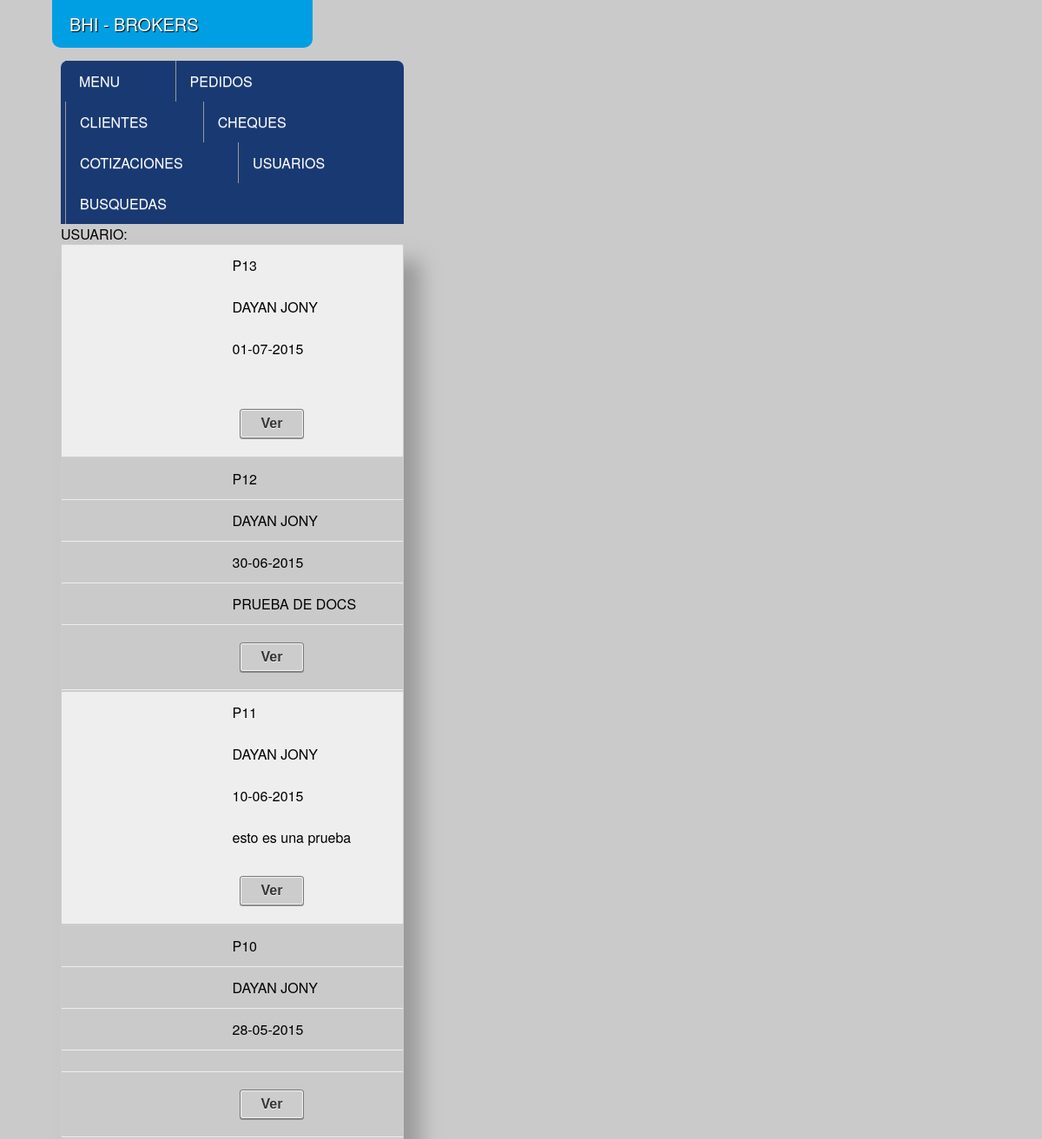
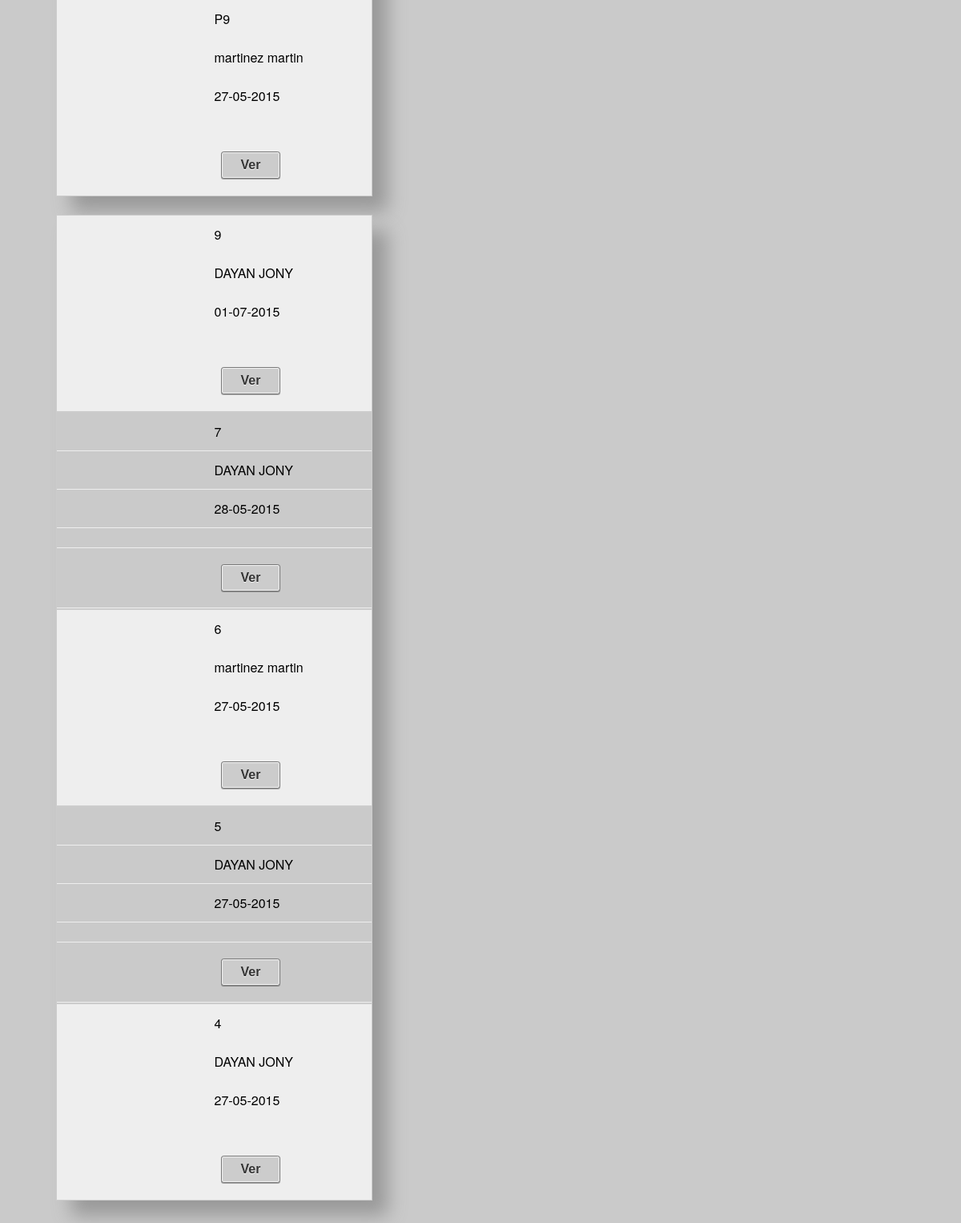
The page / on the database its author committed (2 pictures, top to bottom).
### tables this page shows
CREATE TABLE IF NOT EXISTS `presupuestos` (
  `cod_presu` int(11) NOT NULL AUTO_INCREMENT,
  `cod_cli` int(11) NOT NULL,
  `observa_presu` char(150) NOT NULL,
  `estado_presu` int(1) NOT NULL DEFAULT '1',
  `contrato` char(100) NOT NULL,
  `pi` char(100) NOT NULL,
  `po` char(100) NOT NULL,
  `fecha_alta` timestamp NOT NULL DEFAULT CURRENT_TIMESTAMP,
  PRIMARY KEY (`cod_presu`)
);

CREATE TABLE IF NOT EXISTS `clientes` (
  `cod_cli` int(11) NOT NULL AUTO_INCREMENT,
  `ape_cli` char(40) NOT NULL,
  `nom_cli` char(40) NOT NULL,
  `dni` int(8) NOT NULL,
  `cuil` int(11) NOT NULL,
  `dir_per` char(80) NOT NULL,
  `tel_per` int(20) NOT NULL,
  `tel_movil` int(24) NOT NULL,
  `cp_per` char(40) NOT NULL,
  `cuil_empre` int(11) NOT NULL,
  `dir_empre` char(150) NOT NULL,
  `tel_empre` int(20) NOT NULL,
  `cp_empre` char(40) NOT NULL,
  `int_empre` int(8) NOT NULL,
  PRIMARY KEY (`cod_cli`)
);

CREATE TABLE IF NOT EXISTS `ordenes` (
  `cod_ord` int(11) NOT NULL AUTO_INCREMENT,
  `cod_cli` int(11) NOT NULL,
  `num_unico` int(11) unsigned zerofill NOT NULL,
  `observa_ord` char(150) NOT NULL,
  `cod_presu_or` int(11) NOT NULL,
  `contrato_or` char(100) NOT NULL,
  `pi_or` char(100) NOT NULL,
  `po_or` char(100) NOT NULL,
  `fe_alt_ord` timestamp NOT NULL DEFAULT CURRENT_TIMESTAMP,
  `fe_ul_mod` timestamp NOT NULL DEFAULT '0000-00-00 00:00:00',
  `destino` varchar(10) NOT NULL,
  `estado_ord` int(1) NOT NULL DEFAULT '1',
  PRIMARY KEY (`cod_ord`)
);

### index.php (the view, shortened to what this page needs)
<?php
 $Xnombre ="";
	$db  = conecto();
	$sql = " select cod_presu, fecha_alta, observa_presu, ape_cli, nom_cli from presupuestos
		inner join clientes on presupuestos.cod_cli=clientes.cod_cli
		where presupuestos.estado_presu != 0
		 order by cod_presu DESC limit 5 ";
	$r   = mysqli_query($db, $sql);
    $db2  = conecto();
	$sql2 =" select cod_ord, fe_alt_ord, observa_ord, ape_cli, nom_cli from ordenes
		inner join clientes on ordenes.cod_cli=clientes.cod_cli
		where ordenes.estado_ord != 0
		 order by cod_ord DESC limit 5 ";
	$r2   = mysqli_query($db2, $sql2);
?>
<!DOCTYPE html>
<html>
 <head>
	<link rel="stylesheet" href="css/style.css">
    <link rel="stylesheet" type="text/css" href="css/slimmenu.css">
 </head>
<body>
	<div class="logo">BHI - BROKERS</div>
	<div id="page-wrap">
    <?php include 'menu.php'; ?>
	<p>USUARIO: <?php echo $Xnombre; ?></p>
    <table class="sombra">
		<tbody>
        <?php
			while ($arr = mysqli_fetch_array($r))
			{
		 ?>
		<tr>
			<td><?php echo "P".$num_presu = trim($arr['cod_presu']);?></td>
			<td><?php
					$ape_cli = trim($arr['ape_cli']);
					$nom_cli = trim($arr['nom_cli']);
					echo $ape_cli." ".$nom_cli;
				?>
		  </td>
				<td><div style="background-color:<?php $fecha_alta = trim($arr['fecha_alta']);
														echo $color;?>"><?php echo $fecha_alta = date("d-m-Y", strtotime($fecha_alta)); ?></div></td>
            <td><?php
            			echo $observa_presu = trim($arr['observa_presu']);
            	?></td>
			<td><a href="<?php 	echo 'nuevopresu.php?cod='.$num_presu; ?>"><button class="button"><?php
								echo 'Ver';
							?></button></a></td>
		</tr>
        <?php
			}
 		 ?>
		</tbody>
	</table>
    <br>
    <table class="sombra">
		<tbody>
        <?php
			while ($arr2 = mysqli_fetch_array($r2))
			{
		 ?>
		<tr>
			<td><?php echo $num_presu = trim($arr2['cod_ord']);?></td>
			<td><?php
					$ape_cli = trim($arr2['ape_cli']);
					$nom_cli = trim($arr2['nom_cli']);
					echo $ape_cli." ".$nom_cli;
				?>
		  </td>
				<td><div style="background-color:<?php echo $color;?>"><?php  $fecha_alta_ord = trim($arr2['fe_alt_ord']);
				echo date("d-m-Y ", strtotime($fecha_alta_ord)); ?></div></td>
            <td><?php
            	?></td>
			<td><a href="<?php 	echo 'veoordenes.php?cod='.$num_presu; ?>"><button class="button"><?php
								echo 'Ver';
							?></button></a></td>
		</tr>
        <?php
			}
 		 ?>
		</tbody>
	</table>
    <br>
    <br>
	</div>
</body>
</html>

### menu.php (shortened to what this page needs)
<ul class="slimmenu">
        <li><a href="index.php">MENU</a></li>
         <li>
            <a href="index.php">PEDIDOS</a>
        </li>
        <li>
            <a href="cliente.php">CLIENTES</a>
        </li>
        <li>
            <a href="cheques.php">CHEQUES</a>
        </li>
        <li>
            <a href="cotiza.php">COTIZACIONES</a>
        </li>
        <li><a href="usuarios.php">USUARIOS</a></li>
        <li><a href="#">BUSQUEDAS</a>
        </li>
    </ul>

### css/style.css (style rules this page uses)
* { margin: 0; padding: 0; }
a:link { text-decoration:none; color: red; }
body { background: #cacaca; margin: 0; padding: 20px; font-family: "HelveticaNeue-Light", "Helvetica Neue Light", "Helvetica Neue", Helvetica, Arial, "Lucida Grande", sans-serif; font-weight: 300; }
.logo { display: block; top: 0px; position: absolute; left: 5%; width:300px; font-size:20px; background: #009FE3; height: 55px; padding-left: 20px; color: #FFF; line-height: 55px; text-shadow: 1px 1px 1px rgba(0,0,0,1); box-sizing: border-box; border-radius: 0px 0px 10px 10px; -moz-border-radius: 0px 0px 10px 10px; -webkit-border-radius: 0px 0px 10px 10px; border: 0px solid #000000; }
#page-wrap { margin: 50px; }
table { width: 100%; border-collapse: collapse; }
tr:nth-of-type(odd) { background: #eee; }
td, th { padding: 12px 12px; border: 1px solid #ccc; text-align: left; }
@media only screen and (max-width: 760px),
	(min-device-width: 768px) and (max-device-width: 1024px) { table, thead, tbody, th, td, tr { display: block; } }
@media only screen and (max-width: 760px),
	(min-device-width: 768px) and (max-device-width: 1024px) { tr { border: 1px solid #ccc; } }
@media only screen and (max-width: 760px),
	(min-device-width: 768px) and (max-device-width: 1024px) { td { border: none; border-bottom: 1px solid #eee; position: relative; padding-left: 50%; } }
@media only screen and (max-width: 760px),
	(min-device-width: 768px) and (max-device-width: 1024px) { td:before { position: absolute; top: 6px; left: 6px; width: 45%; padding-right: 10px; white-space: nowrap; } }
@media only screen and (min-device-width: 768px) and (max-device-width: 1024px) { body { width: 495px; } }
.button, .bt_plus_plus { display: inline-block; white-space: nowrap; background-color: #ccc; background-image: linear-gradient(top, #eee, #ccc); filter: progid:DXImageTransform.Microsoft.gradient(startColorStr='#eeeeee', EndColorStr='#cccccc'); border: 1px solid #777; padding: 0 1.5em; margin: 0.5em; font: bold 1em/2em Arial, Helvetica; text-decoration: none; color: #333; text-shadow: 0 1px 0 rgba(255,255,255,.8); border-radius: .2em; box-shadow: 0 0 1px 1px rgba(255,255,255,.8) inset, 0 1px 0 rgba(0,0,0,.3); }
.button:before { background: #ccc; background: rgba(0,0,0,.1); float: left; width: 1em; text-align: center; font-size: 1.5em; margin: 0 1em 0 -1em; padding: 0 .2em; box-shadow: 1px 0 0 rgba(0,0,0,.5), 2px 0 0 rgba(255,255,255,.5); border-radius: .15em 0 0 .15em; pointer-events: none; }
.sombra { box-shadow: 19px 19px 22px #999; -webkit-box-shadow: 19px 19px 22px #999; -moz-box-shadow: 18px 18px 23px #999; filter: progid:DXImageTransform.Microsoft.Shadow(color='#666666', Direction=135, Strength=4); }

### css/slimmenu.css (style rules this page uses)
.slimmenu { background-color:#193972; border-radius: 8px 8px 0px 0px; -moz-border-radius: 8px 8px 0px 0px; -webkit-border-radius: 8px 8px 0px 0px; border: 0px solid #ffffff; }
ul.slimmenu { list-style-type: none; margin: 0; padding: 0; padding: 0px 5px ; }
ul.slimmenu li { position: relative; display: inline-block; background-color:#193972; }
ul.slimmenu > li { margin-right: -5px; border-left: 1px solid #999 }
ul.slimmenu > li:first-child { border-left: 0 }
ul.slimmenu > li:last-child { margin-right: 0 }
ul.slimmenu li a { display: block; color: #FFF; padding: 12px 64px 12px 16px; font-size: 16px; font-weight: 400; text-shadow: 0 1px 0 rgba(255,255,255,0.2); transition: background-color 0.5s ease-out; -o-transition: background-color 0.5s ease-out; -moz-transition: background-color 0.5s ease-out; -webkit-transition: background-color 0.5s ease-out; }
ol, ul { list-style: none; }
ol, ul, li, nav { margin: 0; padding: 0; border: 0; font-size: 100%; font: inherit; vertical-align: baseline; }
a, a:active { text-decoration: none }

### rows shown on the page
presupuestos: cod_presu "13", cod_cli.ape_cli "DAYAN", cod_cli.nom_cli "JONY", fecha_alta "01-07-2015"
presupuestos: cod_presu "12", cod_cli.ape_cli "DAYAN", cod_cli.nom_cli "JONY", fecha_alta "30-06-2015", observa_presu "PRUEBA DE DOCS"
presupuestos: cod_presu "11", cod_cli.ape_cli "DAYAN", cod_cli.nom_cli "JONY", fecha_alta "10-06-2015", observa_presu "esto es una prueba"
presupuestos: cod_presu "10", cod_cli.ape_cli "DAYAN", cod_cli.nom_cli "JONY", fecha_alta "28-05-2015"
presupuestos: cod_presu "9", cod_cli.ape_cli "martinez", cod_cli.nom_cli "martin", fecha_alta "27-05-2015"
ordenes: cod_ord "9", cod_cli.ape_cli "DAYAN", cod_cli.nom_cli "JONY", fe_alt_ord "01-07-2015"
ordenes: cod_ord "7", cod_cli.ape_cli "DAYAN", cod_cli.nom_cli "JONY", fe_alt_ord "28-05-2015"
ordenes: cod_ord "6", cod_cli.ape_cli "martinez", cod_cli.nom_cli "martin", fe_alt_ord "27-05-2015"
ordenes: cod_ord "5", cod_cli.ape_cli "DAYAN", cod_cli.nom_cli "JONY", fe_alt_ord "27-05-2015"
ordenes: cod_ord "4", cod_cli.ape_cli "DAYAN", cod_cli.nom_cli "JONY", fe_alt_ord "27-05-2015"
